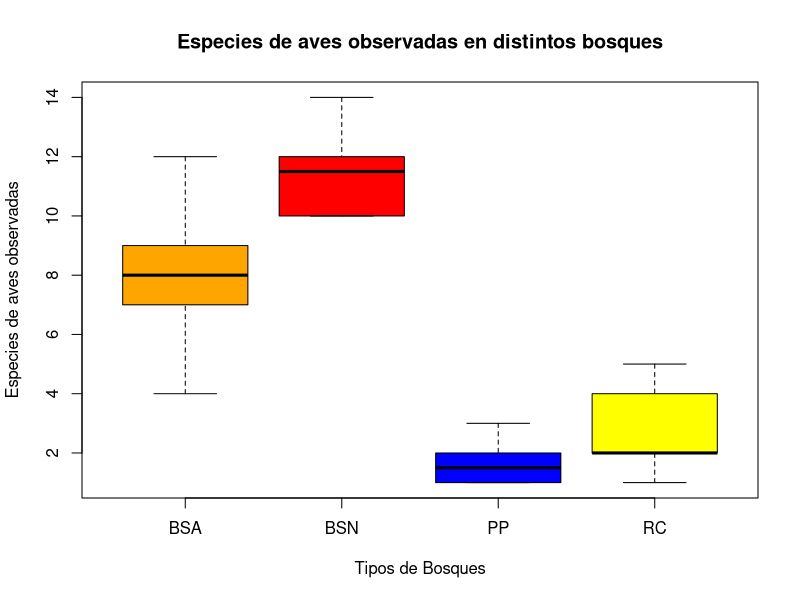
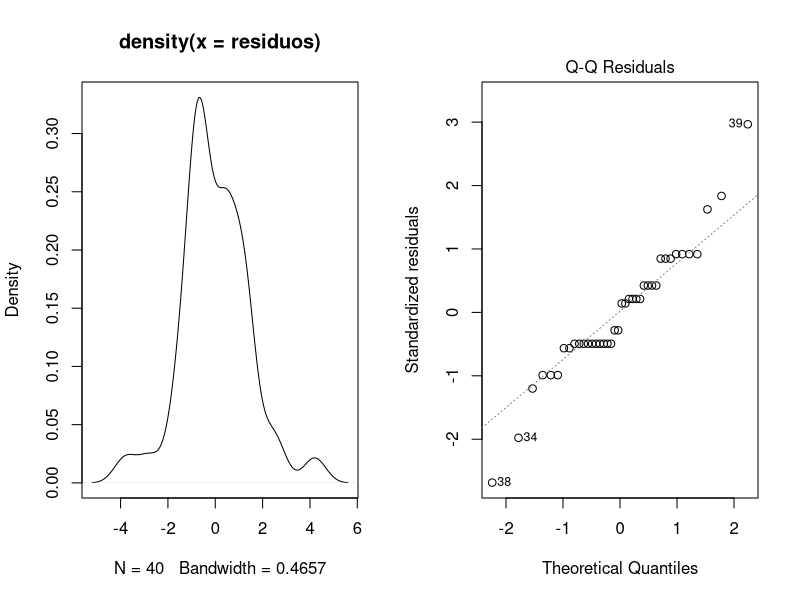
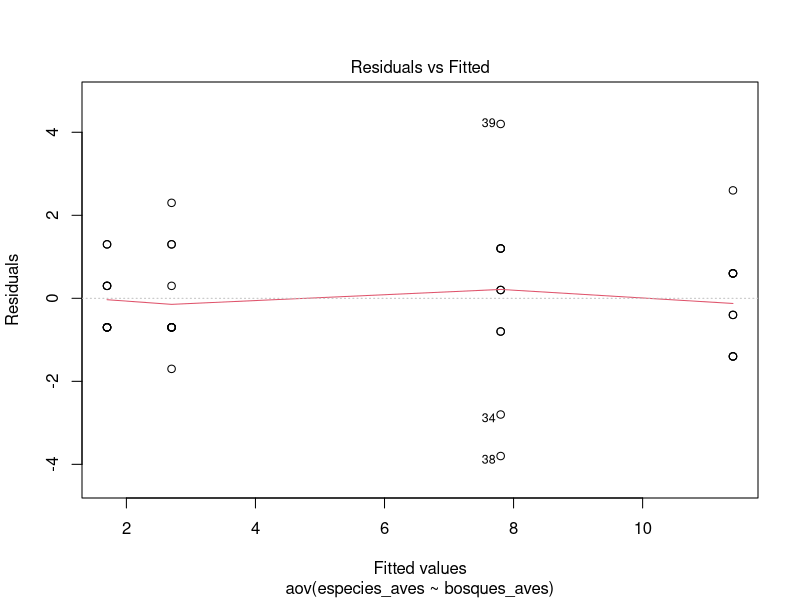
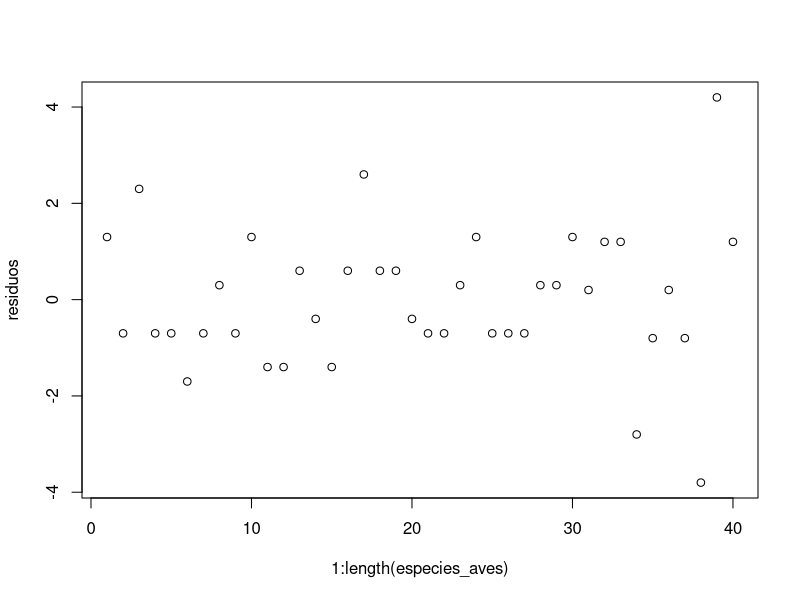
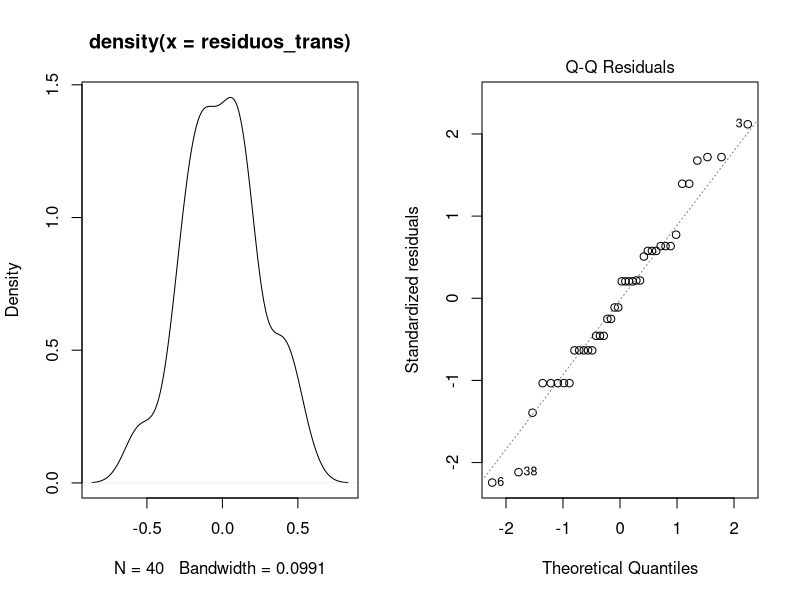
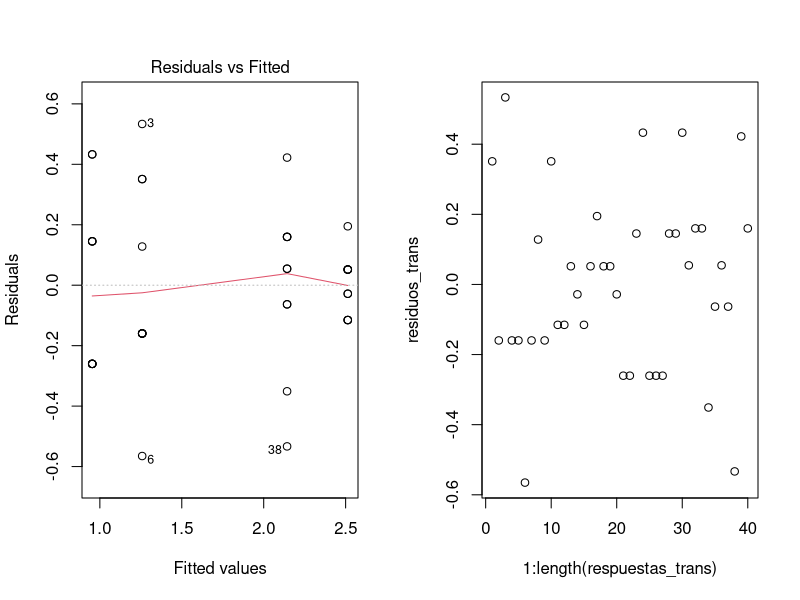

The R source for these figures, in order:
#Madrigal y Serna(1978) compararon la población de aves en cuatro áreas de
#bosques diferentes : un rodal de ciprés (RC), un bosque secundario al noroeste
#(BSN), una plantación de pinos patula (PP) y un bosque secundario aislado (BSA)
#, localizadas en piedras blancas, departamento de Antioquia, Colombia. El total
#de especies observadas durante 10 dias fue el siguiente:

RC = c(4, 2, 5, 2, 2, 1, 2, 3, 2, 4)
BSN = c(10, 10, 12, 11, 10, 12, 14, 12, 12, 11)
PP = c(1, 1, 2, 3, 1, 1, 1, 2, 2, 3)
BSA = c(8, 9, 9, 5, 7, 8, 7, 4, 12, 9)

#a) Especificar el modelo y construir la tabla del ANOVA.
#b) Estimar las medias para cada uno de los bosques.

#Tipos de bosque donde se realizaron las observaciones
#y cuantas observaciones se realizaron - Variable independiente
bosques_aves = rep(c("RC", "BSN", "PP", "BSA"), each = 10)

#Aves observadas en cada bosque - variable dependiente
especies_aves = c(RC, BSN, PP, BSA)

#crear marco de trabajo
datos_aves_bosques = data.frame(bosques_aves, especies_aves)

#Permitir entender cada columna como un variable del marco de datos
attach(datos_aves_bosques)

#Analisis descriptivo antes de ANOVA por medio de un boxplot

boxplot(especies_aves ~ bosques_aves, data = datos_aves_bosques, col = c("orange", "red", "blue", "yellow"), 
        xlab = "Tipos de Bosques",
        ylab = "Especies de aves observadas",
        main = "Especies de aves observadas en distintos bosques")
#en el bosque secuendario al noroeste se observa una mayor observacion de especies de aves en un rango mas alto
#pero tiene algunos datos atipicos superior a la valores comunmente observados

#Analisis de varianzas ANOVA 

modelo_aves = aov(especies_aves ~ bosques_aves, data = datos_aves_bosques)
resumen_anova = summary(modelo_aves)
resumen_anova

#ver Supuestos

nivel_significancia = 0.05 #para todas la pruebas
nivel_significancia
#Normalidad

#residuos del modelo
residuos = residuals(modelo_aves)

#dividir el entorno grafico en dos para ver dos graficos
par(mfrow = c(1,2))

#Grafica de densidad de los residuos
plot(density(residuos))

#Grafico de cuartil-cuartil para verificar tambien normalidad esto se ve si hay linealidad en la mayoria
#de puntos

plot(modelo_aves, which = 2)

#Observando las dos graficas la normalidad no es la mas optima tienendo discrepancias de lis ideal
#por lo cual la conclusiones del ANOVA no pueden ser muy confiables

#verificar la normalidad por el metodo de shapiro
resultado_normalidad = shapiro.test(residuos)
resultado_normalidad

#Obtener p valor
p_valor_norm = resultado_normalidad$p.value

#eligiendo un nivel de significancia de 0.05

if(p_valor_norm >= nivel_significancia){
  cat("Se acepta la hipotesis nula: Existe normalidad con p valor (p >= 0.05)", p_valor_norm, " \n")
} else {
  cat("No se acepta la hipotesis nula: No existe normalidad con un p valor p < 0.05", p_valor_norm, "\n")
}

#Pero el test de shapiro no dice que existe normalidad por lo cual se acepta el supuesto de normalidad 

#Limpiar entorno grafico
dev.off()

#Homocedasticidad

library(car)

#Grafico para ver si existe un distribucion continua de los errores las predicciones del modelo

plot(modelo_aves, which = 1) #parece no existir embudos lo cual indica un buen indicio de homocedasticidad

#Prueba de Bartlett para verificar homocedasticidad

prueba_homocedasticidad = bartlett.test(especies_aves ~ bosques_aves, data = datos_aves_bosques)
prueba_homocedasticidad

#obtener el valor p

p_valor_hm = prueba_homocedasticidad$p.value

if(p_valor_hm >= nivel_significancia){
  cat("Existe homocedasticidad con un p valor", p_valor_hm, " \n")
} else {
  cat("No existe homocedasticidad", p_valor_hm, " \n")
}

#Aqui hay un problema no existe homocedasticidad

#ver independencia

plot(1:length(especies_aves), residuos) #hay independencia



#Hacer un transformacion para mejor
respuestas_trans = log(especies_aves + 1)
respuestas_trans

datos_trans = data.frame(bosques_aves, respuestas_trans)

attach(datos_trans)

prueba_anova_trans = aov(respuestas_trans ~ bosques_aves, data = datos_trans)
resumen_aov_trans = summary(prueba_anova_trans)

p_valor_aov_trans = resumen_aov_trans[[1]][["Pr(>F)"]][1]
p_valor_aov_trans

#ver supuestos

#Normalidad 

par(mfrow = c(1,2))

residuos_trans = residuals(prueba_anova_trans)
plot(density(residuos_trans))
plot(prueba_anova_trans, which = 2)

#Homocedasticidad
plot(prueba_anova_trans, which = 1)
prueba_hm_trans = bartlett.test(respuestas_trans ~ bosques_aves, data = datos_trans)
p_valor_hm_trans = prueba_hm_trans$p.value
p_valor_hm_trans

#independencia

plot(1:length(respuestas_trans), residuos_trans) #existe independencias

#Los resultados del ANOVA no son confiables ya que no existe homocedasticidad
#usar prueba de Krushka wills

Prueba_kruskal_aves = kruskal.test(especies_aves ~ bosques_aves, data = datos_aves_bosques)
Prueba_kruskal_aves

p_valor_kruskal = Prueba_kruskal_aves$p.value

p_valor_kruskal

#Prueba de bartlett por que existe normalidad

#Hacer un transformacion para solucionar esto

#Estimacion de medias de cada bosques

#declarar variables
lista_especies_aves = list(RC, BSN, PP, BSA)
medias = numeric(length(lista_especies_aves))

for(i in 1:length(lista_especies_aves)){ #para ver lista elementos y tomar este numero para loop
  start = (i-1)*10 + 1
  end = i*10
  medias[i] = mean(especies_aves[start:end]) #luego recorrer todo el vector de especies de aves
}

print(medias)

mean(RC)
mean(BSN)
mean(PP)
mean(BSA)
